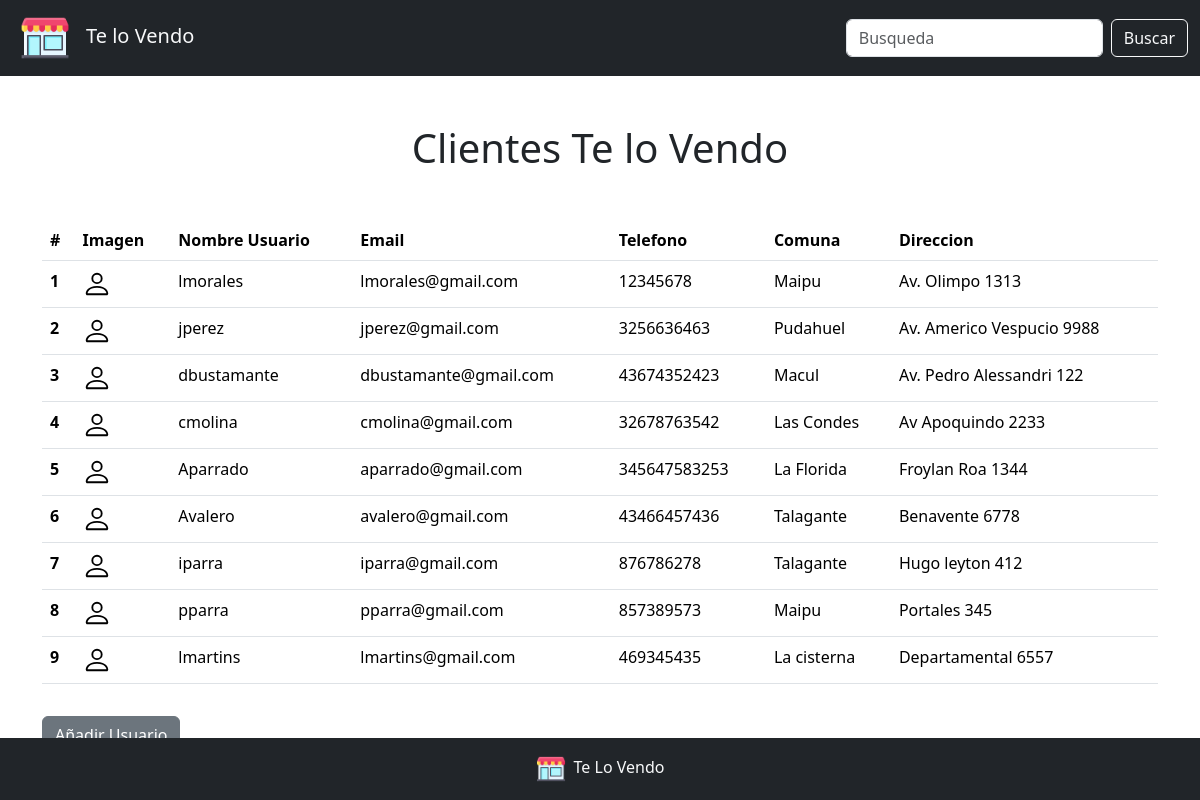
The page / on the database its author committed.
### AppUsuario/models.py (models this page shows, shortened)
class AppUsuarios(models.Model):
    usuario = models.CharField(max_length=100, unique=True, verbose_name='Nombre Usuario')
    email = models.EmailField(unique=True, verbose_name='E-mail')
    telefono = models.CharField(max_length=150, null=True, blank=True, verbose_name='Telefono')
    comuna = models.CharField(max_length=50, null=True, blank=True, verbose_name='Comuna')
    direccion = models.CharField(max_length=50, null=True, blank=True, verbose_name='Direccion')
    class Meta:
        verbose_name_plural = 'Usuarios'
        verbose_name = 'Usuario'

### AppUsuario/views.py (the view)
# urls.py: path('', views.obtener_usuarios, name='obtener_usuarios'),
def obtener_usuarios(request):
    usuarios = AppUsuarios.objects.all()
    return render(request, 'base.html', {'usuarios': usuarios})

### templates/base.html (shortened to what this page needs)
<!DOCTYPE html>
<html lang="en">
<head>
	<link href="https://cdn.jsdelivr.net/npm/bootstrap@5.3.3/dist/css/bootstrap.min.css" rel="stylesheet"
>
</head>
<body>
{% include 'navbar.html' %}
{% block content %}
	<h1 class="text-center mt-5">Clientes Te lo Vendo</h1>
	<div class="container mt-5">
		<table class="table">
			<thead>
			<tr>
				<th scope="col">#</th>
				<th scope="col">Imagen</th>
				<th scope="col">Nombre Usuario</th>
				<th scope="col">Email</th>
				<th scope="col">Telefono</th>
				<th scope="col">Comuna</th>
				<th scope="col">Direccion</th>
			</tr>
			</thead>
			<tbody>
			{% for usuario in usuarios %}
				<tr>
					<th scope="row">{{ forloop.counter }}</th>
					<td>
					</td>
					<td>{{ usuario.usuario }}</td>
					<td>{{ usuario.email }}</td>
					<td>{{ usuario.telefono }}</td>
					<td>{{ usuario.comuna }}</td>
					<td>{{ usuario.direccion }}</td>
				</tr>
			{% endfor %}
			</tbody>
		</table>
		<a class="button btn btn-secondary mt-3" href="{% url 'crear_usuario' %}"> Añadir Usuario</a>
	</div>
{% endblock %}
{% include 'footer.html' %}
</body>
</html>

### AppUsuario/templates/navbar.html (shortened to what this page needs)
{% load static %}
<nav class="navbar navbar-expand-lg bg-dark">
  <div class="container-fluid">
    <a class="navbar-brand text-light" href="#"><img class="ms-2 me-3" style="width: 50px;" src="{% static 'images/store.png' %}">Te lo Vendo</a>
    <div class="collapse navbar-collapse" id="navbarSupportedContent">
      <form class="d-flex" role="search">
        <input class="form-control me-2" type="search" placeholder="Busqueda" aria-label="Search">
        <button class="btn btn-outline-light" type="submit">Buscar</button>
      </form>
    </div>
  </div>
</nav>

### AppUsuario/templates/footer.html
{% load static %}
<footer class="mt-auto py-3 bg-dark fixed-bottom">
    <div class="container text-center">
      <span class="text-light"><img class="me-2" style="width: 30px;" src="{% static 'images/store.png' %}">Te Lo Vendo</span>
    </div>
  </footer>

### rows shown on the page
AppUsuarios: usuario "lmorales", email "lmorales@gmail.com", telefono "12345678", comuna "Maipu", direccion "Av. Olimpo 1313"
AppUsuarios: usuario "jperez", email "jperez@gmail.com", telefono "3256636463", comuna "Pudahuel", direccion "Av. Americo Vespucio 9988"
AppUsuarios: usuario "dbustamante", email "dbustamante@gmail.com", telefono "43674352423", comuna "Macul", direccion "Av. Pedro Alessandri 122"
AppUsuarios: usuario "cmolina", email "cmolina@gmail.com", telefono "32678763542", comuna "Las Condes", direccion "Av Apoquindo 2233"
AppUsuarios: usuario "Aparrado", email "aparrado@gmail.com", telefono "345647583253", comuna "La Florida", direccion "Froylan Roa 1344"
AppUsuarios: usuario "Avalero", email "avalero@gmail.com", telefono "43466457436", comuna "Talagante", direccion "Benavente 6778"
AppUsuarios: usuario "iparra", email "iparra@gmail.com", telefono "876786278", comuna "Talagante", direccion "Hugo leyton 412"
AppUsuarios: usuario "pparra", email "pparra@gmail.com", telefono "857389573", comuna "Maipu", direccion "Portales 345"
AppUsuarios: usuario "lmartins", email "lmartins@gmail.com", telefono "469345435", comuna "La cisterna", direccion "Departamental 6557"
